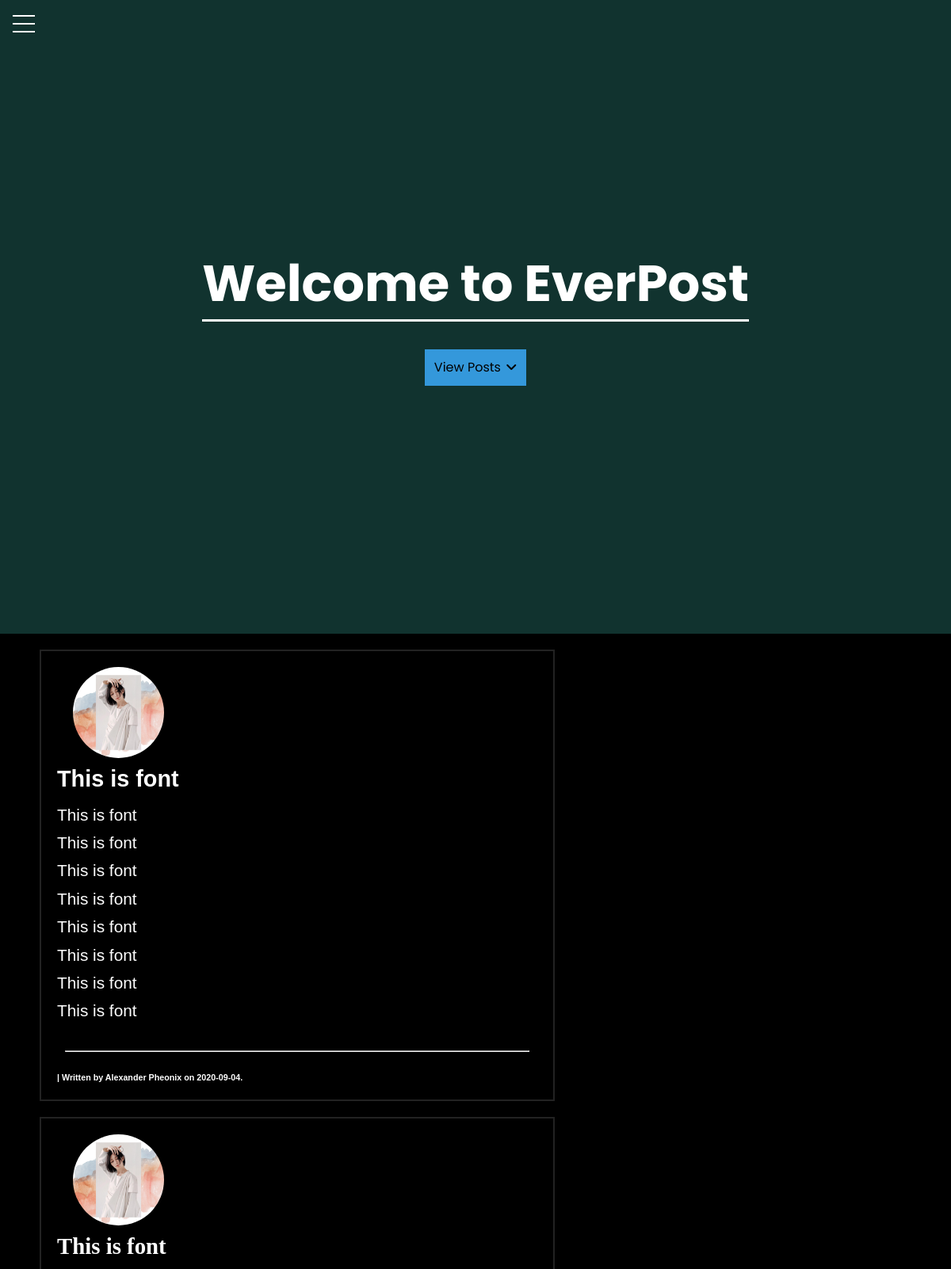
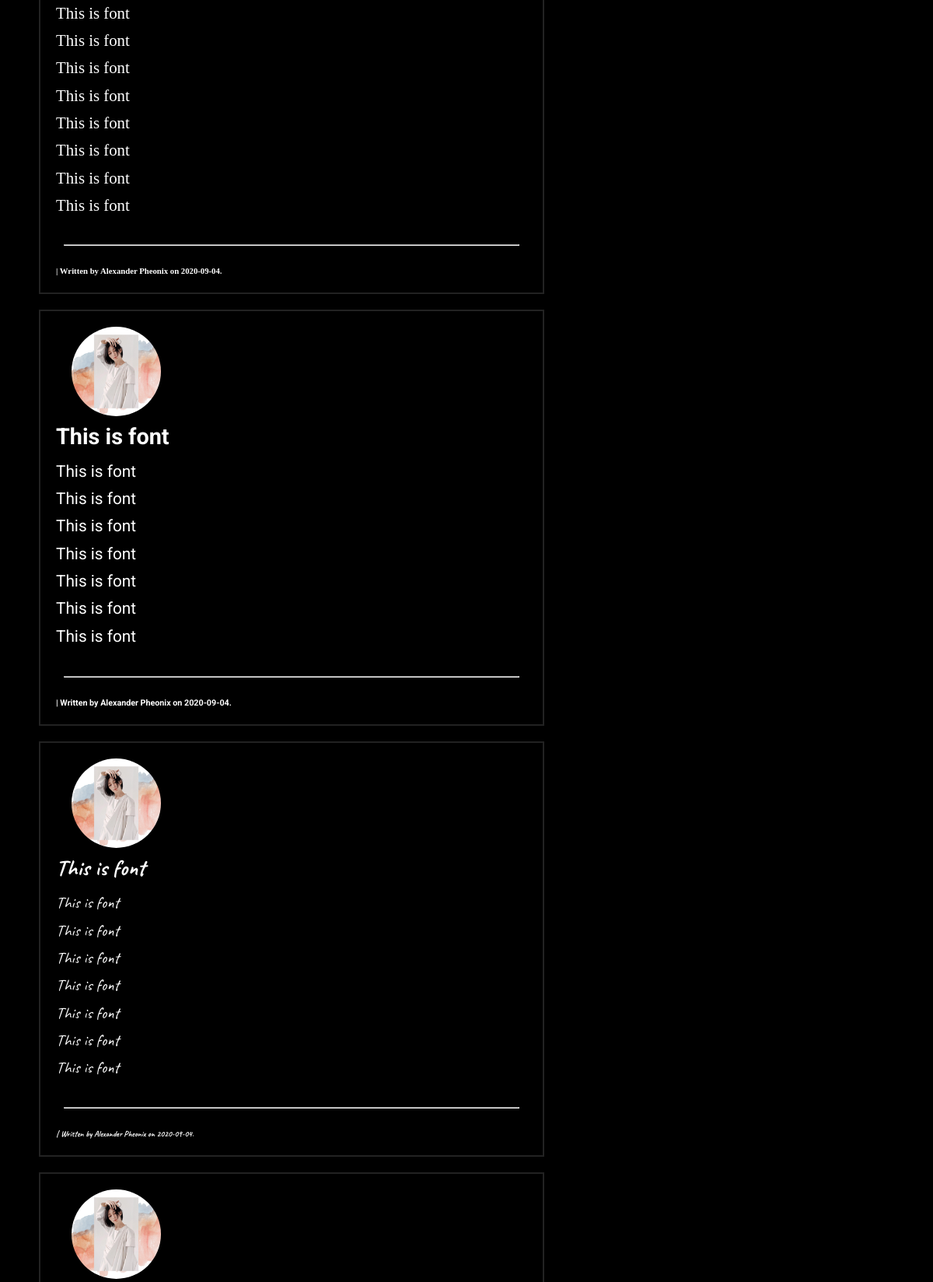
The page /home (upper part) on the database its author committed (2 pictures, top to bottom).
### flaskblog/models.py (models this page shows, shortened)
class Post(db.Model):
    id = db.Column(db.Integer, primary_key=True)
    title = db.Column(db.String(), nullable=False)
    date_posted = db.Column(db.DateTime, nullable=False, default=datetime.utcnow)
    content = db.Column(db.Text, nullable=False)
    is_verified = db.Column(db.Boolean, default=False)
    views = db.Column(db.Integer, default=0)
    font = db.Column(db.String(30), default="Poppins")
    font_color = db.Column(db.String(20), default="#fff")
    likes = db.Column(db.Integer, default=0)
    user_id = db.Column(db.Integer, db.ForeignKey('user.id'), nullable=False)

class User(db.Model, UserMixin):
    id = db.Column(db.Integer, primary_key=True, unique=True)
    username = db.Column(db.String(20), unique=True, nullable=False)
    email = db.Column(db.String(120), unique=True, nullable=False)
    image_file = db.Column(db.String(20), nullable=False, default='default.jpg')
    password = db.Column(db.String(60), nullable=False)
    liked_posts = db.Column(db.Text, default="abcd,abcd")
    subscribed_users = db.Column(db.Text, default='__FLASKBLOG_ADMIN__')
    posts = db.relationship('Post', backref='author', lazy=True)

### flaskblog/routes.py (the view)
@app.route("/")
@app.route("/home")
def home():
    page = request.args.get('page', 1, type=int)
    posts = Post.query.order_by(Post.date_posted.desc()).paginate(page=page, per_page=5)
    return render_template('index.html', posts=posts, current_user=current_user)

### flaskblog/templates/index.html (shortened to what this page needs)
{% extends "base.html" %}
{% block content %}
<div class="main">
    <header class="showcase">
        <div class="container showcase-inner">
            <h1>Welcome to EverPost</h1>
            <a href="#posts" class="viewpost-scroll">View Posts <i class="fas fa-angle-down" style="color: black; margin-left: 2px;"></i> </a>
        </div>
    </header>
    <div id="posts" class="main">
    {% for post in posts.items %}
        <article class="main" tabindex="1" style="font-family: {{ post.font }}; color: {{ post.font_color }}">
            <a href="{{ url_for('post', post_id=post.id )}}"><img src="{{ url_for('static', filename='profile_pics/' + post.author.image_file) }}"
                    class="rounded-profile-pic" tabindex="2"></a>
            <a href="{{ url_for('post', post_id=post.id )}}" class="post-title" tabindex="3"><h2 style="font-family: {{ post.font }}; color: {{ post.font_color }}">{{ post.title }}</h2> </a>
            <pre class="post-content" tabindex="4"
            style="font-family: {{ post.font }}; color: {{ post.font_color }}">{{ post.content }}</pre>
            <br>
            <hr>
            <a href="{{ url_for('user_post', username=post.author.username) }}" class="post-author" tabindex="5"><h6 style="font-family: {{ post.font }}; color: {{ post.font_color }}">| Written by {{ post.author.username }} on {{ post.date_posted.strftime('%Y-%m-%d') }}.
            </h6></a>
        </article>
    {% endfor %}
    <br><br><br>
        <br><br><br><br><br>
    </div>
</div>
{% endblock content %}

### flaskblog/static/style.css (style rules this page uses)
* { margin: 0px 0px 0px 0px; padding: 0px 0px 0px 0px; box-sizing: border-box; font-family: Poppins, 'Poppins', Helveltica, sans-serif; text-decoration: none; color: white; }
body { background-color: black; background-image: linear-gradient(60deg, rgba(2,0,36,1) 0%, rgba(0,0,0,1) 0%); background-size: 100%; color: white; font-family: 'Poppins', Poppins, sans-serif; line-height: 1.4; }
html { scroll-behavior: smooth; }
h1 { text-align: center; border-bottom: 3px solid white; margin-bottom: 35px; }
article { margin: 20px 500px 20px 50px; border: 2px solid #222; padding: 20px; transition: .3s linear; }
pre { line-height: 1.7em; max-width: 65ch; min-width: 20ch; display: block; white-space: pre-wrap; word-break: keep-all; font-size: 1.3rem; }
h6 { font-family: 1.4em; }
hr { margin: 10px; margin-bottom: 25px; }
:root { --primary-color: rgb(44 128 117 / 40%); --overlay-color: rgba(24, 39, 51, 0.85); --menu-speed: 0.75s; }
.container { max-width: 960px; margin: auto; overflow: hidden; padding: 0 3rem; }
.showcase { background-color: var(--primary-color); color: #fff; height: 100vh; position: relative; margin: 0px; padding: 0px; }
.showcase:before { content: ''; background: url('img/homepage-bg.png') no-repeat center center/cover; position: absolute; top: 0; left: 0; width: 100%; height: 100%; z-index: -1; }
.showcase .showcase-inner { display: flex; flex-direction: column; align-items: center; justify-content: center; text-align: center; height: 100%; }
.showcase h1 { font-size: 4rem; }
.viewpost-scroll { padding: 12px; background-color: #3498db; color: black; text-decoration: none; }
.post-title { color: white; padding-bottom: 10px; border-bottom: 1px solid white; transition: 0.2s; }
.post-content { color: white; }
.post-author h6 { min-width: 30ch; }
.rounded-profile-pic { border-radius: 50%; margin-left: 20px; width: 115px; height: 115px; }
.post-author { color: white; }
#posts article a h2 { font-size: 1.8em; font-weight: bold; padding-bottom: 5px; text-decoration: none; transition: .2s linear; border-bottom: 2px solid black; }

### rows shown on the page
Post: image_file (picture), title "This is font", content "This is font This is font This is font This is font This is font This is font This is font This is font", author.username "Alexander Pheonix", date_posted "2020-09-04"
Post: image_file (picture), title "This is font", content "This is font This is font This is font This is font This is font This is font This is font This is font", author.username "Alexander Pheonix", date_posted "2020-09-04"
Post: image_file (picture), title "This is font", content "This is font This is font This is font This is font This is font This is font This is font", author.username "Alexander Pheonix", date_posted "2020-09-04"
Post: image_file (picture), title "This is font", content "This is font This is font This is font This is font This is font This is font This is font", author.username "Alexander Pheonix", date_posted "2020-09-04"
Post: image_file (picture)
